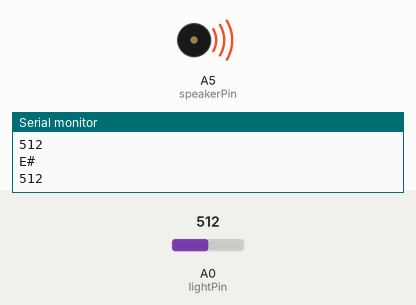
Recording of a sketch running on a simulated Arduino Uno, built with avr-gcc and run on an emulated ATmega328P. Shown: buzzer (waves = sounding), the last lines printed to the serial monitor. Inputs (shaded band) come from the test bench; at power-on: A0 (lightPin) = 512.

Above: at 1.2 s.
1.3 s: A0 (lightPin) set to 983
At 2.1 s:
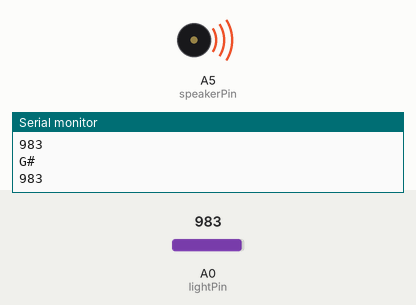
3.1 s: A0 (lightPin) set to 1008
At 3.5 s:
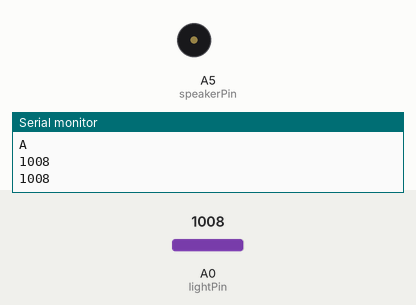
4.7 s: A0 (lightPin) set to 900
At 5.4 s:
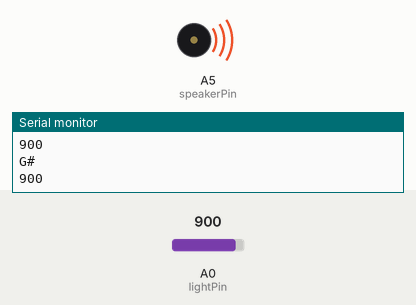
6.2 s: A0 (lightPin) set to 1023
At 7.3 s:
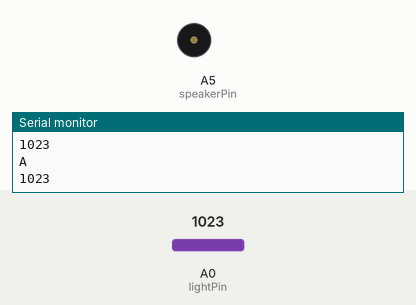
Timing chart, 0 to 8.8 s (numbered marks = the images above; inputs shaded):
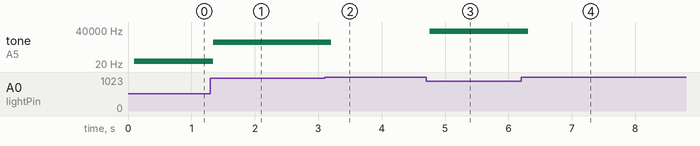

The sketch:

quasi_theremin.ino
```cpp
/* Quasi-theremin instrument

Connect the photoresistor one leg to pin 0, and pin to +5V
Connect a resistor (around 10k is a good value, higher
values gives higher readings) from pin 0 to GND.

----------------------------------------------------

           PhotoR     10K
 +5    o---/\/\/--.--/\/\/---o GND
                  |
 Pin 0 o-----------

----------------------------------------------------
*/

int lightPin = A0;   //define a pin for Photo resistor
//int ledPin = 16;     //define a pin for LED

long brightness = 0;
int speakerPin = A5;
int numTones = 10;
int tones[] = {261, 277, 294, 311, 330, 349, 370, 392, 415, 440, 457};
String notes[]={"mid C","C#","D","D#","E","E#","F","F#","G","G#","A"};


//int myTones = map (brightness, 0, 300, 0, 10);

void setup()
{
    Serial.begin(9600);  //Begin serial communcation
    pinMode(speakerPin, OUTPUT);
}
void loop()
{
   long brightness;

   Serial.println(analogRead(lightPin));
// Write the value of the photoresistor to the serial monitor.

  delay(100); //short delay for faster response to light.

  //myTones = map (brightness, 0, 300, 0, 10);

   brightness = (analogRead(lightPin));
   if (brightness > 50) {
      //tone(speakerPin, tones[myTones]);
      tone(speakerPin, tones[(int(brightness/30))]);
       Serial.println(notes[(int(brightness/100))]);
      delay(10);
    }
  else noTone(speakerPin);
    Serial.println(brightness);            // Print to serial port
    delay(200);                          //pause for 200 millis
}
```

Measured:
- the behaviour switches between 989 and 990 on A0 (lightPin) (found by bisection; images 1 and 2)
- after the input at 1.3 s, tone on A5 (speakerPin): 35 Hz → 2573 Hz at once
- after the input at 3.1 s, tone on A5 (speakerPin): 2573 Hz → silent after 0.11 s
- after the input at 4.7 s, tone on A5 (speakerPin): silent → 29537 Hz after 0.06 s
- after the input at 6.2 s, tone on A5 (speakerPin): 29537 Hz → silent after 0.12 s
